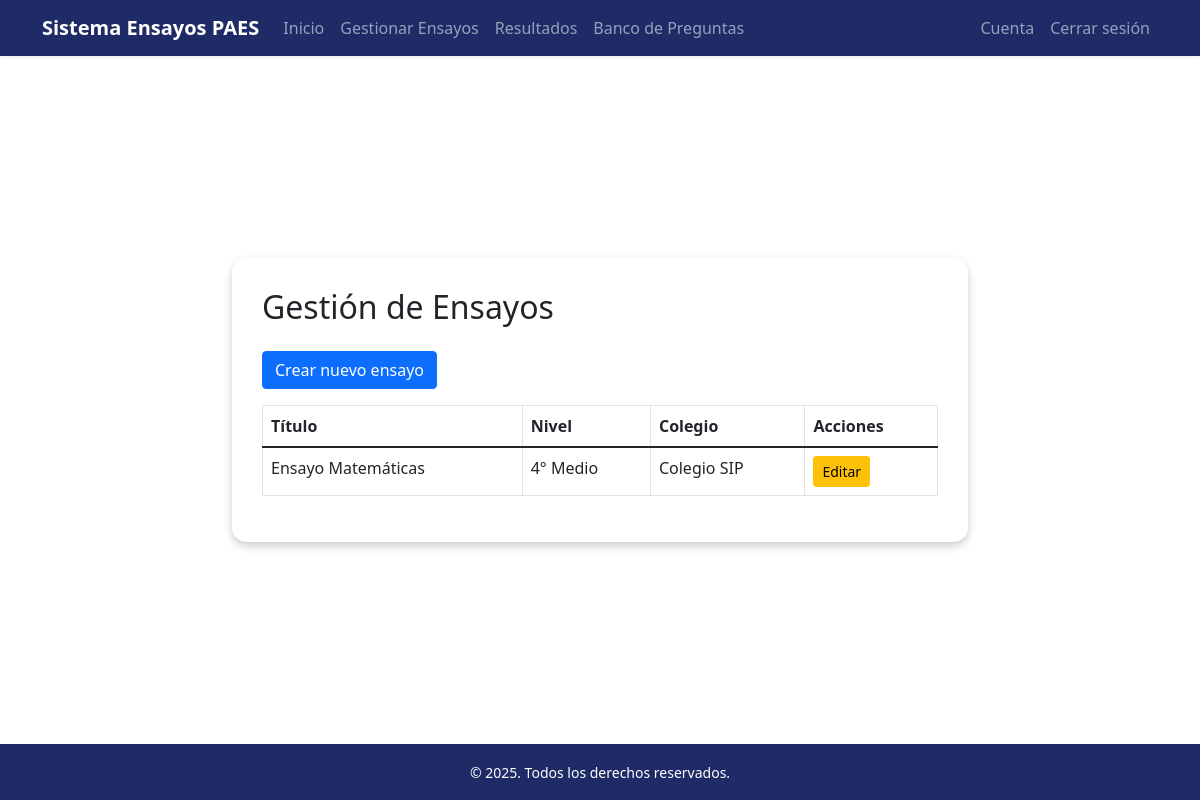
Before: /docente/ensayos_docente/ with the older database file.
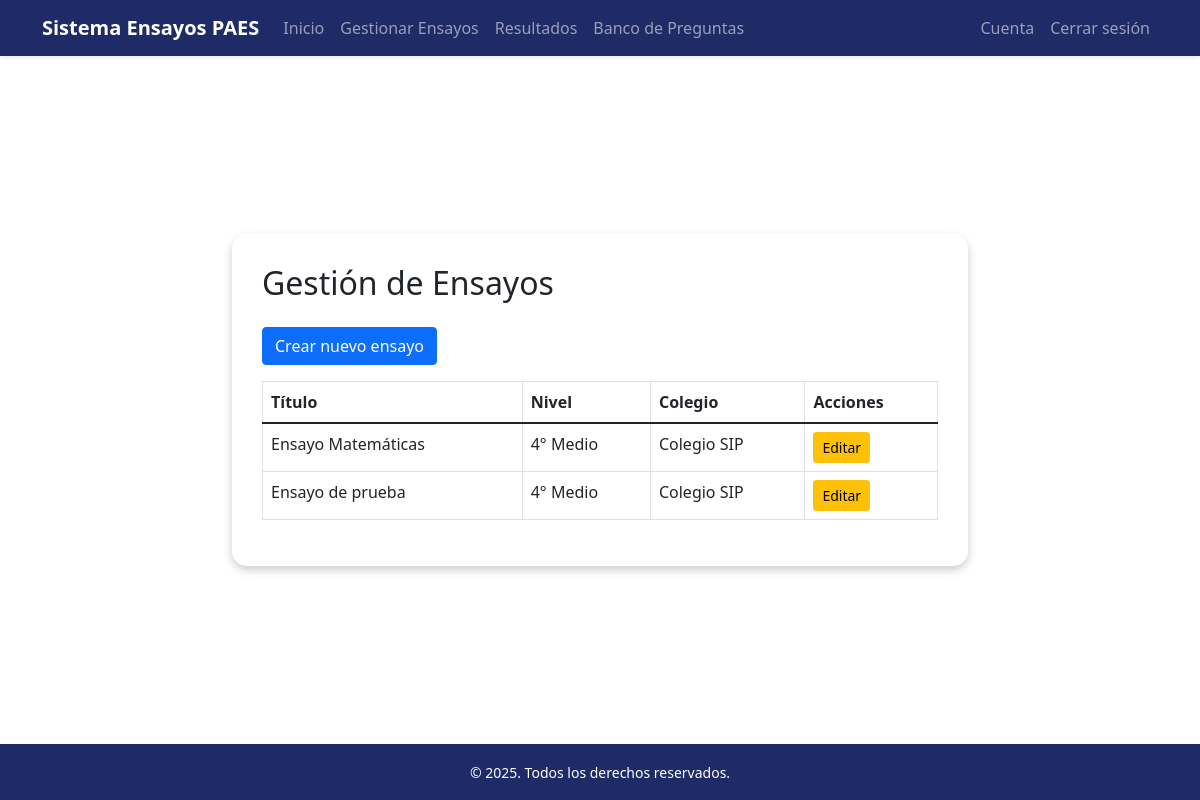
After: the same page with the newer database file.
### AutoridadDocente/models.py (models this page shows, shortened)
class Ensayo(models.Model):
    titulo = models.CharField(max_length=200)
    nivel = models.CharField(max_length=50, choices=User.NIVELES)
    colegio = models.CharField(max_length=100)
    temas = models.ManyToManyField(Tema,blank=True)
    preguntas = models.ManyToManyField(Pregunta,blank=True)
    fecha_creacion = models.DateTimeField(auto_now_add=True)

### AutoridadDocente/views.py (the view)
# urls.py: path('ensayos_docente/', views.ensayos_view, name='ensayos_docente'),
def ensayos_view(request):
    ensayos = Ensayo.objects.all()
    return render(request, 'ensayos_docente.html', {'ensayos': ensayos})

### AutoridadDocente/templates/ensayos_docente.html
{% extends 'base_docente.html' %}
{% load static %}
{% block navegacion %}
<li class="nav-item"><a class="nav-link" href="{% url 'docente_index' %}">Inicio</a></li>
<li class="nav-item"><a class="nav-link" href="{% url 'ensayos_docente' %}">Gestionar Ensayos</a></li>
<li class="nav-item"><a class="nav-link" href="{% url 'resultados_docente' %}">Resultados</a></li>
<li class="nav-item"><a class="nav-link" href="{% url 'listar_preguntas' %}">Banco de Preguntas</a></li>
{% endblock %}
{% block cuenta-atras %}
<li class="nav-item"><a class="nav-link" href="{% url 'cuenta_docente' %}">Cuenta</a></li>
<li class="nav-item"><a href="{% url 'logout' %}" class="nav-link">Cerrar sesión</a></li>
{% endblock %}
{% block content %}
<h2 class="mb-4">Gestión de Ensayos</h2>
<a class="btn btn-primary mb-3" href="{% url 'crear_ensayo' %}">Crear nuevo ensayo</a>
<table class="table table-bordered">
  <thead>
    <tr>
      <th>Título</th>
      <th>Nivel</th>
      <th>Colegio</th>
      <th>Acciones</th>
    </tr>
  </thead>
  <tbody>
    {% for ensayo in ensayos %}
    <tr>
      <td>{{ ensayo.titulo }}</td>
      <td>{{ ensayo.get_nivel_display }}</td>
      <td>{{ ensayo.colegio }}</td>
      <td>
        <a href="{% url 'editar_ensayo' ensayo.id %}" class="btn btn-sm btn-warning">Editar</a>
      </td>
    </tr>
    {% empty %}
    <tr><td colspan="5">No hay ensayos aún.</td></tr>
    {% endfor %}
  </tbody>
</table>
{% endblock %}

Changed rows visible on the page:
added Ensayo: titulo "Ensayo de prueba", nivel "4° Medio", colegio "Colegio SIP"
